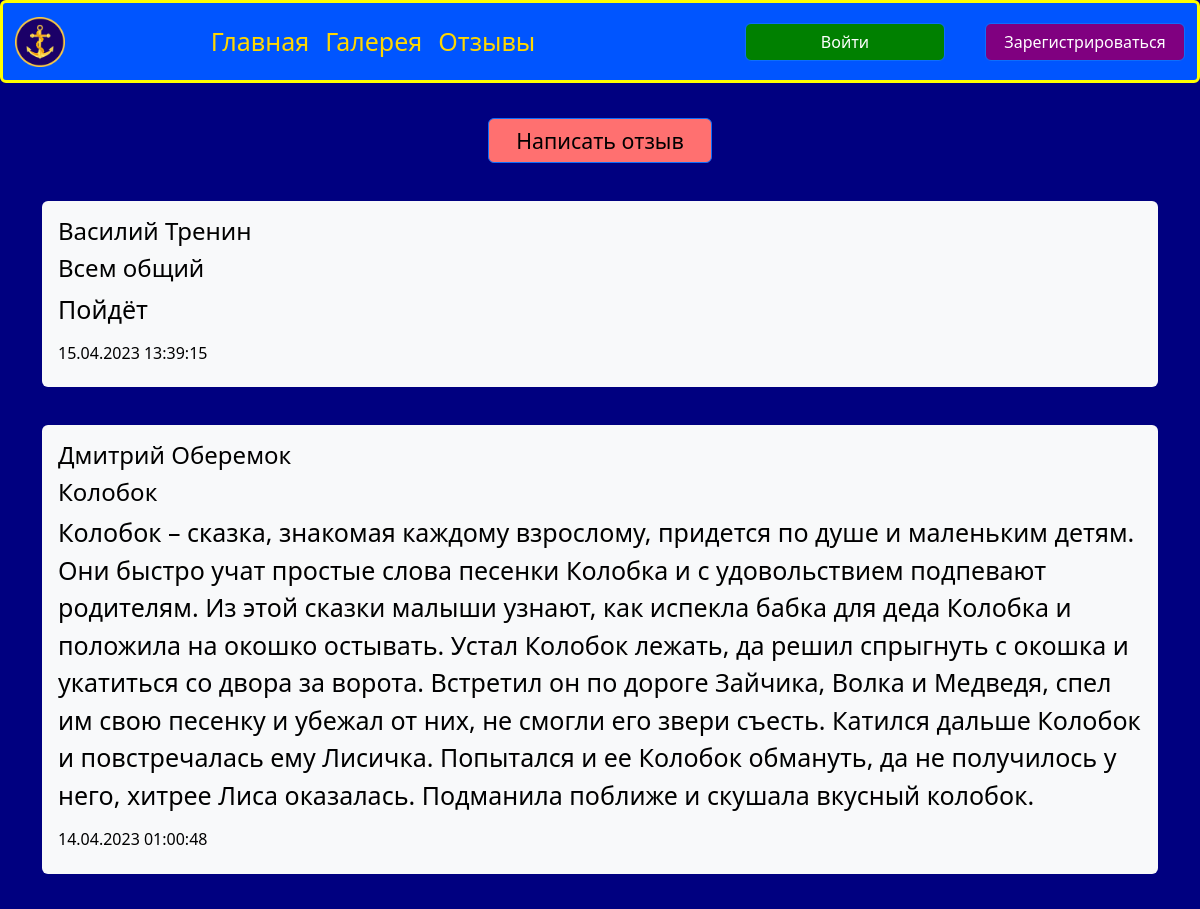
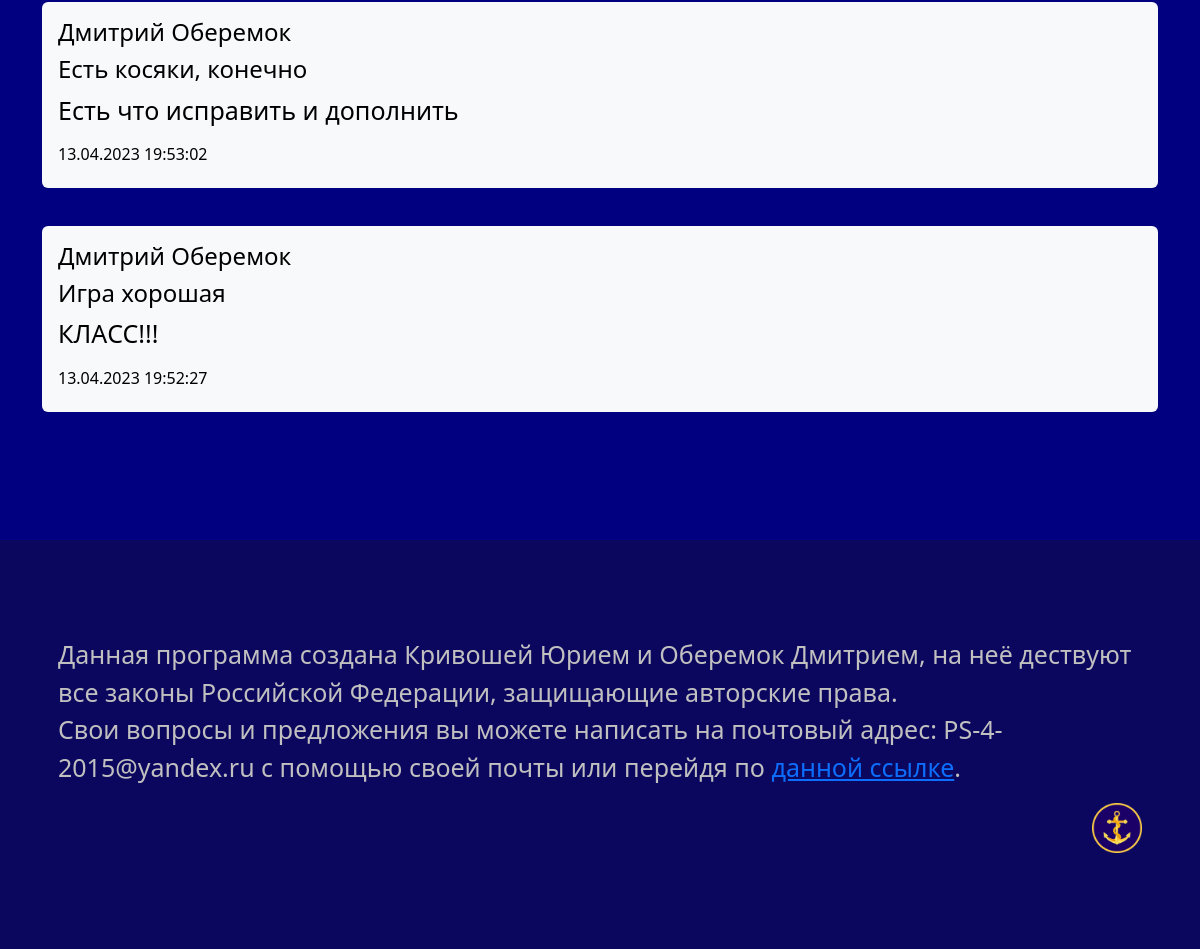
The app's page /reviews with its own data (2 pictures, top to bottom).
### data/reviews.py (models this page shows)
class Review(SqlAlchemyBase, SerializerMixin):
    __tablename__ = 'reviews'
    id = sqlalchemy.Column(sqlalchemy.INTEGER, primary_key=True, autoincrement=True)
    user_id = sqlalchemy.Column(sqlalchemy.INTEGER, sqlalchemy.ForeignKey("users.id"), nullable=False)
    topic = sqlalchemy.Column(sqlalchemy.VARCHAR, nullable=False)
    review = sqlalchemy.Column(sqlalchemy.VARCHAR, nullable=False)
    send_date = sqlalchemy.Column(sqlalchemy.DATETIME, default=datetime.datetime.now())
    user = orm.relationship("User")

### main.py (the view)
@app.route('/reviews')
def reviews():
    session = db_session.create_session()
    db_reviews = session.query(Review).all()
    for i in range(len(db_reviews)):
        user = load_user(db_reviews[i].user_id)
        db_reviews[i].send_date = db_reviews[i].send_date.strftime('%d.%m.%Y %H:%M:%S')
        db_reviews[i].name = user.name + ' ' + user.surname
    return render_template_with_user('reviews.html', reviews=db_reviews)

### data/db_session.py (called while the page is built)
def create_session() -> Session:
    global __factory
    return __factory()

### main.py (called while the page is built)
@login_manager.user_loader
def load_user(user_id):  # Функция для получения пользователя
    db_sess = db_session.create_session()
    return db_sess.get(User, user_id)

def render_template_with_user(html, **kwargs):
    user_online = load_user(current_user.id) if current_user.is_authenticated else None
    return render_template(html, user=user_online, **kwargs)

### templates/reviews.html (shortened to what this page needs)
{% extends "base_page.html" %}
{% block css %}<link rel="stylesheet" href="/static/css/reviews.css">{% endblock %}
{% block content %}
<br>
<a class="btn btn-primary write" href="/reviews/write">Написать отзыв</a>
{% for review in reviews[::-1] %}
<br>
<div data-bs-spy="scroll" data-bs-target="#navbar-example2" data-bs-root-margin="0px 0px -40%"
     data-bs-smooth-scroll="true" class="scrollspy-example bg-body-tertiary p-3 rounded-2" tabindex="0">
    <h4>{{ review. name }}</h4>
    <h4 id="scrollspyHeading1">{{ review. topic }}</h4>
    <p>{{ review. review }}</p>
    <h6>{{ review. send_date }}</h6>
</div>
{% endfor %}
{% endblock %}

### templates/base_page.html (shortened to what this page needs)
<!DOCTYPE html>
<html lang="ru">
<head>
    <link rel="stylesheet" href="https://cdn.jsdelivr.net/npm/bootstrap@5.3.0-alpha3/dist/css/bootstrap.min.css">
    <link rel="stylesheet" href="/static/css/main_page.css">
    {% block css %}{% endblock %}
</head>
<body>
<header>
    <nav class="navbar navbar-expand-lg bg-light rounded navbar-color" aria-label="Twelfth navbar example">
        <div class="container-fluid">
            <a class="navbar-brand" href="#">
                <img src="{{ url_for('static', filename='Image/Icon.ico') }}"
                     alt="Logo" width="50" height="50" class="d-inline-block align-text-top logo"
                     title="Морская оборона">
            </a>
            <div class="collapse navbar-collapse justify-content-md-center" id="navbarsExample10">
                <ul class="navbar-nav">
                    <li class="nav-item">
                        <a class="nav-link link-color" aria-current="page" href="/">Главная</a>
                    </li>
                    <li class="nav-item">
                        <a class="nav-link link-color" href="/gallery">Галерея</a>
                    </li>
                    <li class="nav-item">
                        <a class="nav-link link-color" href="/reviews">Отзывы</a>
                    </li>
                </ul>
            </div>
            {% if current_user.is_authenticated %}
            <div class="account">
                <a>{{user. name}} {{user. surname}}</a>
            </div>
            <div class="d-lg-flex justify-content-lg-end">
                <a class="btn btn-primary login" href="/logout">Выйти</a>
            </div>
            <div class="d-lg-flex justify-content-lg-end">
                <a class="btn btn-primary register" href="/download">Скачать игру</a>
            </div>
            {% else %}
            <div class="d-lg-flex justify-content-lg-end">
                <a class="btn btn-primary login" href="/login">Войти</a>
            </div>
            <div class="d-lg-flex justify-content-lg-end">
                <a class="btn btn-primary register" href="/register">Зарегистрироваться</a>
            </div>
            {% endif %}
        </div>
    </nav>
</header>
<main class="container main-content">
    {% block content %} {% endblock %}
</main>
<footer class="bd-footer py-4 py-md-5 mt-5 bg-body-tertiary footer-color">
    <div class="container py-4 py-md-5 px-4 px-md-3 text-body-secondary">
        <div class="container-fluid silver">
            <p>Данная программа создана Кривошей Юрием и Оберемок Дмитрием, на неё дествуют все законы Российской
                Федерации, защищающие авторские права.
                <br> Свои вопросы и предложения вы можете написать на почтовый адрес: PS-4-2015@yandex.ru с помощью
                своей почты или перейдя по <a href="/mail">данной ссылке</a>.</p>
            <div class="d-lg-flex justify-content-lg-end">
                <a class="navbar-brand " href="#">
                    <img src="{{ url_for('static', filename='Image/Icon.ico') }}" alt="Logo" width="50" height="50"
                         class="d-inline-block align-text-top logo">
                </a>
            </div>
        </div>
    </div>
</footer>
</body>
</html>

### static/css/main_page.css (style rules this page uses)
body { background-color: #000080; color: gold; margin: 0; font-size: 25px; display: flex; flex-direction: column; min-height: 100vh; }
.navbar-color { background-color: #0055ff !important; border: 3px solid yellow; position: fixed; width: 100%; z-index: 1 }
.link-color { color: gold; font-size: 25px; }
header { position: sticky; top: 0; z-index: 2; }
main { padding: 80px; flex: auto; z-index: 1; }
.login { background-color: green; margin-right: 40px; margin-left: 80px; width: 100px; }
.register { width: 100px; background-color: purple; }
.footer-color { background-color: #0c075e !important; }
.silver { color: silver; }
.login { width: 200px; }
.register { width: 200px; }

### static/css/reviews.css (style rules this page uses)
main { color: black; }
.write { display: block; margin: 0 auto; width: 20%; text-align: center; background-color: #ff7070; color: black; font-size: 16pt; }

### records on screen
Review: review "Василий Тренин", topic "Всем общий", review "Пойдёт", send_date "15.04.2023 13:39:15"
Review: review "Дмитрий Оберемок", topic "Колобок", review "Колобок – сказка, знакомая каждому взрослому, придется по душе и маленьким детям. Они быстро учат простые слова песенки Колобка и с удовольствием подпевают родителям. Из этой сказки малыши узнают, как испекла бабка для деда Колобка и положила на окошко остывать. Устал Колобок лежать, да решил спрыгнуть с окошка и укатиться со двора за ворота. Встретил он по дороге Зайчика, Волка и Медведя, спел им свою песенку и убежал от них, не смогли его звери съесть. Катился дальше Колобок и повстречалась ему Лисичка. Попытался и ее Колобок обмануть, да не получилось у него, хитрее Лиса оказалась. Подманила поближе и скушала вкусный колобок.", send_date "14.04.2023 01:00:48"
Review: review "Дмитрий Оберемок", topic "Есть косяки, конечно", review "Есть что исправить и дополнить", send_date "13.04.2023 19:53:02"
Review: review "Дмитрий Оберемок", topic "Игра хорошая", review "КЛАСС!!!", send_date "13.04.2023 19:52:27"
